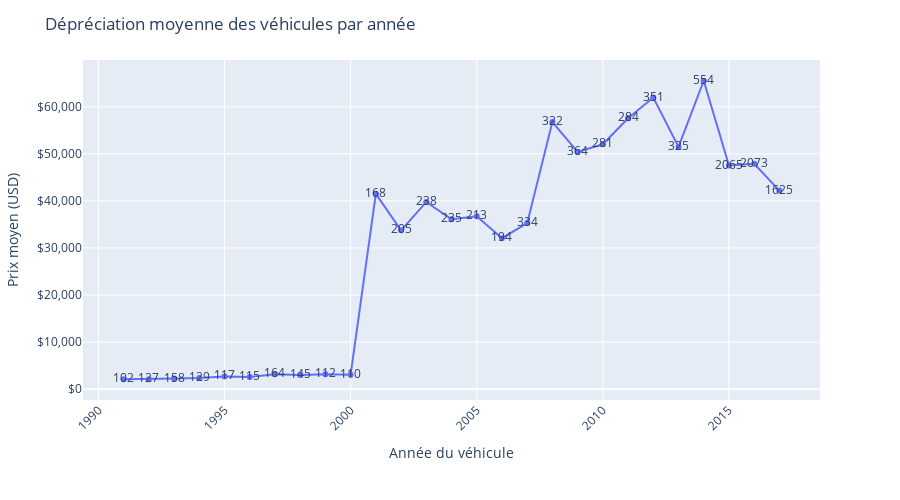

This figure's notebook cell:
### Markdown cell above
### Analyse du graphique – Popularité moyenne selon la diversité des segments couverts

Ce graphique en boîte illustre la relation entre la diversité des segments couverts par une marque (axe X) et sa popularité moyenne (axe Y).  
Chaque boîte représente la distribution de la popularité des marques ayant un même nombre de segments distincts dans leur catalogue.


#### Points clés à retenir

- Les marques avec une faible diversité (1 à 3 segments) ont généralement une popularité faible à modérée, avec peu d’écart entre elles.
- À partir de 6 segments, on observe une montée en popularité moyenne, mais surtout une variabilité plus importante.
- Les marques couvrant 8 à 9 segments présentent les niveaux de popularité les plus élevés, ainsi qu’une dispersion marquée, suggérant des positions très différenciées sur le marché.


#### Interprétation

- Une diversité élevée en segments semble être un facteur associé à une plus grande visibilité ou attractivité des marques.
- Cela pourrait refléter leur capacité à répondre à une demande plus large, ce qui les rend plus populaires sur le marché.
- Toutefois, la grande dispersion sur certains niveaux de diversité indique que la popularité ne dépend pas uniquement de la variété, mais aussi d’autres leviers comme l’image de marque, la stratégie marketing ou les prix.


#### Conclusion globale de l’analyse

Au cours de cette analyse, nous avons étudié :
- Quelles marques proposent le plus de modèles (ex. **Chevrolet**, **Ford**, **Lexus**)
- Comment ces modèles sont répartis entre les segments (ex. **BMW**, **Mercedes-Benz**, **Lexus** très concentrées sur le luxe, **Ford** et **Chevrolet** plus généralistes)
- Et comment la diversité de l’offre influence la popularité

Ces résultats montrent que les marques les plus diversifiées sont généralement mieux positionnées pour toucher une audience large, et gagnent en popularité.  
Cependant, certaines marques plus spécialisées, comme **Lexus** ou **Mercedes-Benz**, conservent une forte notoriété grâce à leur positionnement haut de gamme.

Cela confirme l’intérêt d’intégrer la diversité de l’offre comme critère dans notre moteur de recommandation AutoPredict, afin de mieux cibler les profils utilisateurs et proposer des véhicules réellement adaptés à leurs attentes.

### Code cell
# Analyse de la dépréciation moyenne par année

# On garde uniquement les voitures dont l'année et le prix sont valides
df_year_price = df[['year', 'price']].dropna()
df_year_price = df_year_price[df_year_price['year'] > 1990]
df_year_price = df_year_price[df_year_price['price'] > 1000]

# Calcul du prix moyen par année
avg_price_by_year = df_year_price.groupby('year')['price'].agg(['mean', 'count']).reset_index()

# Tracé du graphique
fig = px.line(
    avg_price_by_year,
    x='year',
    y='mean',
    markers=True,
    text=avg_price_by_year['count'],
    labels={'year': 'Année du véhicule', 'mean': 'Prix moyen (USD)'},
    title='Dépréciation moyenne des véhicules par année'
)

fig.update_traces(
    hovertemplate='Année: %{x}<br>Prix moyen: $%{y:.2f}<br>Nb véhicules: %{text}<extra></extra>',
    marker=dict(size=6)
)

fig.update_layout(
    yaxis_tickprefix='$',
    yaxis_tickformat=',.0f',
    xaxis_tickangle=-45,
    height=500,
    margin=dict(t=60, b=100),
    hovermode="closest"
)

fig.show()

### Figure 1 — Plotly figure (JSON) as saved in the notebook; plotly's stock layout.template omitted (floating-point values rounded to 4 significant figures)
{"data": [{"hovertemplate": "Année: %{x}<br>Prix moyen: $%{y:.2f}<br>Nb véhicules: %{text}<extra></extra>", "legendgroup": "", "line": {"color": "#636efa", "dash": "solid"}, "marker": {"size": 6, "symbol": "circle"}, "mode": "lines+markers+text", "name": "", "orientation": "v", "showlegend": false, "text": [102.0, 127.0, 158.0, 129.0, 117.0, 115.0, 164.0, 145.0, 112.0, 110.0, 168.0, 205.0, 238.0, 235.0, 213.0, 194.0, 334.0, 322.0, 364.0, 281.0, 284.0, 351.0, 325.0, 554.0, 2065.0, 2073.0, 1625.0], "type": "scatter", "x": [1991, 1992, 1993, 1994, 1995, 1996, 1997, 1998, 1999, 2000, 2001, 2002, 2003, 2004, 2005, 2006, 2007, 2008, 2009, 2010, 2011, 2012, 2013, 2014, 2015, 2016, 2017], "xaxis": "x", "y": [2120.0, 2108.0, 2248.0, 2394.0, 2700.0, 2567.0, 3179.0, 3036.0, 3170.0, 3076.0, 41500.0, 33740.0, 39770.0, 36110.0, 36750.0, 32070.0, 35280.0, 56750.0, 50400.0, 52020.0, 57570.0, 61960.0, 51480.0, 65520.0, 47510.0, 47860.0, 42190.0], "yaxis": "y"}], "layout": {"height": 500, "hovermode": "closest", "legend": {"tracegroupgap": 0}, "margin": {"b": 100, "t": 60}, "title": {"text": "Dépréciation moyenne des véhicules par année"}, "xaxis": {"anchor": "y", "domain": [0, 1], "tickangle": -45, "title": {"text": "Année du véhicule"}}, "yaxis": {"anchor": "x", "domain": [0, 1], "tickformat": ",.0f", "tickprefix": "$", "title": {"text": "Prix moyen (USD)"}}}}
